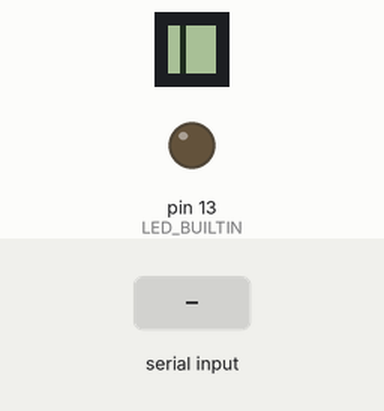
Simulated run of this sketch. Board: Arduino Mega 2560, built with avr-gcc and run on an emulated ATmega2560. Parts: 8×8 one-colour display, output pins drawn as LEDs (lit = HIGH). The test bench sets the inputs (shaded band). What the sketch prints to the serial monitor is not drawn.

Above: at 1.2 s.
1.3 s: "stop;1\n" received over Serial
At 1.68 s:
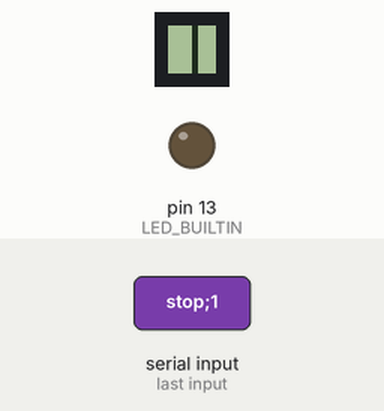
4.3 s: "rst;1\n" received over Serial
At 4.38 s:
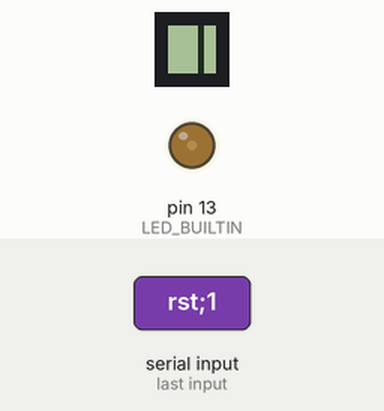
5.8 s: "cnt;1\n" received over Serial
At 5.88 s:
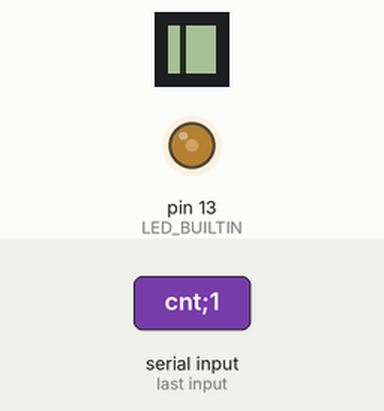
7.3 s: "stop\n" received over Serial
Timing chart, 0 to 9.8 s (numbered marks = the images above; inputs shaded):
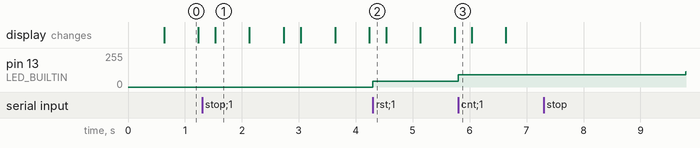

The sketch:

labo_06_v25.ino
```cpp
#include "Affichage.h"

#define CLK_PIN 30
#define DIN_PIN 34
#define CS_PIN 32  // Chip Select

Affichage affichage(DIN_PIN, CLK_PIN, CS_PIN);

enum AppState { STOP,
                COUNTING,
                RESET };

AppState appState = STOP;

unsigned long currentTime = 0;

bool stopCmdFlag = false;
bool resetCmdFlag = false;
bool countCmdFlag = false;

int startValue = 0;
int endValue = 99;

String msg = "";

void appCountingState(unsigned long cT) {
  static unsigned long lastTime = 0;
  const int rate = 1000;
  static bool firstTime = true;

  static unsigned int counter = 0;

  if (firstTime) {
    firstTime = false;

    counter = startValue;
    return;
  }

  // Ligne nécessaire si l'on doit temporiser
  // les appels de cet état
  if (cT - lastTime < rate) return;

  lastTime = cT;

  counter++;
  if (counter > endValue) {
    counter = startValue;
  }
  affichage.setMessageFromInt(counter);

  bool transition = stopCmdFlag;

  if (transition) {
    firstTime = true;

    appState = STOP;
    stopCmdFlag = false;
  }

  bool transitionReset = resetCmdFlag;
  if (transition) {
    // Pas de changement d'état, on ne fait que redémarrer l'état
    firstTime = true;
    resetCmdFlag = false;
  }
}

void stopState(unsigned long ct) {
  static unsigned long lastTime = 0;
  const int rate = 500;
  static bool firstTime = true;

  static int posX = 0;
  static int dirX = 1;
  const int minX = 0;
  const int maxX = 7;
  const int maxY = 7;

  if (firstTime) {
    firstTime = false;
    posX = minX + 1;
    dirX = 1;
  }

  if (ct - lastTime < rate) return;
  lastTime = ct;

  if (posX <= 0 || posX >= maxX) {
    dirX = -dirX;
  }
  posX += dirX;

  // fix me!
  affichage.getU8G2()->clearBuffer();
  affichage.getU8G2()->drawLine(posX, 0, posX, maxY);
  affichage.getU8G2()->sendBuffer();


  bool transition = countCmdFlag;

  if (transition) {
    firstTime = true;
    appState = COUNTING;
  }
}

void stateManager(unsigned long ct) {
  // Adapter selon votre situation!
  switch (appState) {
    case STOP:
      stopState(ct);
      break;
    case COUNTING:
      appCountingState(ct);
      break;
  }
}

void analyserCommande(const String& tampon, String& commande, String& arg1, String& arg2) {
  commande = "";
  arg1 = "";
  arg2 = "";

  int firstSep = tampon.indexOf(';');
  int secondSep = tampon.indexOf(';', firstSep + 1);

  if (firstSep == -1) {
    // Pas de point-virgule, c'est peut-être "stop" ou autre commande sans paramètre
    commande = tampon;
    return;
  }

  // Extraire la commande
  commande = tampon.substring(0, firstSep);

  // Extraire arg1
  if (secondSep != -1) {
    arg1 = tampon.substring(firstSep + 1, secondSep);

    arg2 = tampon.substring(secondSep + 1);
  } else {
    // Il y a une seule valeur après la commande
    arg1 = tampon.substring(firstSep + 1);
  }
}


void serialEvent() {
  String tampon = Serial.readStringUntil('\n');


  Serial.println("Réception : " + tampon);

  String commande;
  String arg1, arg2;

  analyserCommande(tampon, commande, arg1, arg2);

  if (commande == "stop") {
    stopCmdFlag = true;
    Serial.println("cmd : stop");
  }

  if (commande == "rst") {
    resetCmdFlag = true;
    Serial.println("cmd : reset");
  }

  if (commande == "cnt") {
    startValue = arg1.toInt();
    endValue = arg2.toInt();
    countCmdFlag = true;
    Serial.println("cmd : count");
  }
}

#pragma region setup - loop
void setup() {
  // put your setup code here, to run once:
  Serial.begin(9600);
  affichage.init();
  Serial.println("Setup done!");
}

void loop() {
  currentTime = millis();

  stateManager(currentTime);

  heartBeatTask(currentTime);
  //serialPrintTask(currentTime);

  //affichage.update();
}

void heartBeatTask(unsigned long ct) {
  static unsigned long lastTime = 0;
  const int rate = 4;

  static int ledValue = 0;
  static int dir = 1;

  if (ct - lastTime < rate) return;
  lastTime = ct;

  analogWrite (LED_BUILTIN, ledValue);

  ledValue += dir;

  if (ledValue <= 0 || ledValue >= 255) {
    dir = -dir;
  }

}

void serialPrintTask(unsigned long ct) {
  static unsigned long lastTime = 0;
  const int rate = 1000;

  if (ct - lastTime < rate) return;

  lastTime = ct;

  Serial.println(ct);

}

#pragma endregion

#pragma region Modèles

void xState(unsigned long cT) {
  static unsigned long lastTime = 0;
  const int rate = 500;

  static bool firstTime = true;

  if (firstTime) {
    // Code d'ENTRÉE c'est le
    //   code d'initialisation de l'état
    // Reset tes trucs
    // Exemples :
    //   Angle de référence, initialiser le lastTime,
    //   Chronomètre, etc.

    firstTime = false;
    return;
  }

  // Ligne nécessaire si l'on doit temporiser
  // les appels de cet état
  if (cT - lastTime < rate) return;

  lastTime = cT;

  // Code d'EXÉCUTION de l'état
  // Code de la job à faire

  // Code de TRANSITION
  // Il s'agit de la transition qui permet de sortir de l'état
  // Qu'est-ce qui fait que l'on sort de l'état?
  bool transition = false;

  // Il est possible d'avoir plusieurs transitions

  if (transition) {
    // Code de SORTIE
    // Code pour terminer l'état

    firstTime = true;

    // appState = PROCHAIN_ETAT;
  }
}

// Modèle de tâche qui ne retourne aucune valeur.
void xTask(unsigned long ct) {
  static unsigned long lastTime = 0;
  unsigned long rate = 500;

  if (ct - lastTime < rate) {
    return;
  }

  lastTime = ct;

  // Faire le code de la tâche ici
}

// Modèle de tâche avec retour de valeur.
// Exemple d'utilisation :
//   - Mesure de distance, température, etc.
int xTaskWithReturn(unsigned long ct) {
  static unsigned long lastTime = 0;
  unsigned long rate = 500;
  static int lastResult = 0;
  int result = 0;

  if (ct - lastTime < rate) {
    return result;
  }

  lastTime = ct;

  // Faire le code de la tâche ici
  result = 1;

  lastResult = result;

  return result;
}

#pragma endregion
```

Affichage.cpp
```cpp
#include "Affichage.h"

// Constructeur avec initialisation de l'écran
Affichage::Affichage(int data_pin, int clk_pin, int cs_pin) {
  _u8g2 = new U8G2_MAX7219_8X8_F_4W_SW_SPI(U8G2_R0, clk_pin, data_pin, cs_pin, U8X8_PIN_NONE, U8X8_PIN_NONE);
}

void Affichage::init() {
  _u8g2->begin();
  _u8g2->setFont(u8g2_font_4x6_tr);
  _u8g2->setContrast(5);
}

// Met à jour l'affichage selon l'état courant
void Affichage::update() {
  _currentTime = millis();

  _u8g2->clearBuffer();

  switch (_currentState) {
    case EMPTY:
    case IDLE:
      idleState();
      break;

    case MESSAGE:
      messageState();
      break;

    case ERROR:
      errorState();
      break;

    case BAD_COMMAND:
      badCommandState();
      break;
  }

  _u8g2->sendBuffer();
}

void Affichage::messageState() {
  static unsigned long lastTime = 0;
  static unsigned long exitTime = 0;
  const int rate = 150;  // Vitesse de défilement (ms)
  static bool firstTime = true;
  static int xOffset = 8;  // Position de départ (à droite de l’écran)

  if (firstTime) {
    exitTime = _currentTime + _timeout;
    xOffset = 8;  // Réinitialiser à droite
    firstTime = false;
    _resetTimeout = false;
    return;
  }

  if (_currentTime - lastTime < rate) return;
  lastTime = _currentTime;

  _u8g2->drawStr(xOffset, 7, _message);

  xOffset--;

  // Calcul de la largeur du texte
  int textWidth = _u8g2->getStrWidth(_message);

  if (_resetTimeout) {
    exitTime = _currentTime + _timeout;
    _resetTimeout = false;
  }

  // Transition message complété
  if (xOffset < -textWidth) {
    // Le texte a complètement défilé
    firstTime = true;
    _currentState = IDLE;
  }

  // Transition 3 secondes
  // Timeout global (en cas de message plus long que prévu)
  if (_currentTime > exitTime) {
    firstTime = true;
    _currentState = IDLE;
  }
}

void Affichage::idleState() {
  static unsigned long lastTime = 0;
  static unsigned long exitTime = 0;
  const int rate = 100;

  static bool firstTime = true;

  if (firstTime) {
    exitTime = _currentTime + _timeout;

    firstTime = false;
    return;
  }

  // Ligne nécessaire si l'on doit temporiser
  // les appels de cet état
  if (_currentTime - lastTime < rate) return;

  lastTime = _currentTime;

  _u8g2->drawStr(0, 7, "I");  // Affiche 'E' pour Error

  bool transition = _currentTime > exitTime;


  if (transition) {

    firstTime = true;
    _currentState = EMPTY;
  }
}


void Affichage::errorState() {
  static unsigned long lastTime = 0;
  static unsigned long exitTime = 0;
  const int rate = 100;

  static bool firstTime = true;

  if (firstTime) {
    exitTime = _currentTime + _timeout;

    firstTime = false;
    return;
  }

  // Ligne nécessaire si l'on doit temporiser
  // les appels de cet état
  if (_currentTime - lastTime < rate) return;

  lastTime = _currentTime;

  _u8g2->drawStr(0, 7, "E");  // Affiche 'E' pour Error

  bool transition = _currentTime > exitTime;


  if (transition) {

    firstTime = true;
    _currentState = IDLE;
  }
}

void Affichage::badCommandState() {
  // TODO : À compléter
  _u8g2->drawStr(0, 7, "?");  // Affiche '?' pour commande invalide
}

void Affichage::setMessage(const char* msg) {
  // Copie sécuritaire du message dans le buffer local
  strncpy(_message, msg, MSG_SIZE - 1);
  _message[MSG_SIZE - 1] = '\0';  // S’assurer de la terminaison
  _currentState = MESSAGE;
  _resetTimeout = true;
}

const char* Affichage::getMessage() {
  return _message;
}

void Affichage::setMessageFromInt(int value) {
  char buffer[10];
  snprintf(buffer, sizeof(buffer), "%d", value);
  setMessage(buffer);  // Utilise ta méthode existante
  _currentState = MESSAGE;
  _resetTimeout = true;
}
```

Affichage.h
```cpp
#pragma once

#include <U8g2lib.h>

#define MSG_SIZE 64

class Affichage {
public:
  enum State {EMPTY, ERROR, BAD_COMMAND, MESSAGE, IDLE};

  Affichage (int data_pin, int clk_pin, int cs_pin);

  void setState (State newState) {_currentState = newState; }
  State getState() { return _currentState; }

  void setTimeout(unsigned long timeout) {_timeout = timeout;}
  void getTimeout() {return _timeout; }

  void setMessage(const char* msg);
  const char* getMessage();
  void setMessageFromInt(int value);

  void update();
  void init();
  U8G2* getU8G2() { return _u8g2; }


private:
  State _currentState = EMPTY;

  unsigned long _currentTime = 0;
  unsigned long _timeout = 3000; // Temps d'affichage pour les états temporaires
  bool _resetTimeout = false;
  char _message[MSG_SIZE] = "";

  U8G2_MAX7219_8X8_F_4W_SW_SPI*  _u8g2 = nullptr;

  void errorState();
  void badCommandState();
  void messageState();
  void idleState();

};
```

Measured:
- after the input at 5.8 s, pin 13 (LED_BUILTIN): stays 92/255 (without the input it goes to 227/255 after 1.5 s)
- what the display in image 0 shows lasts 0.6 s, from 0.6 s to 1.2 s
